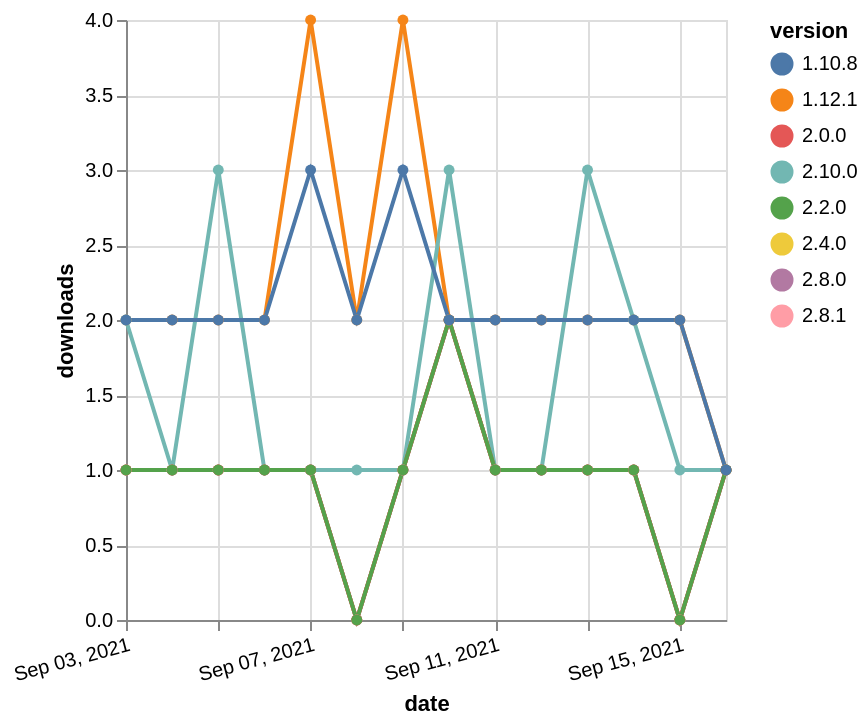

Write a Vega-Lite specification for this figure.
### Vega-Lite specification from a JSON file in a GitHub repository (floating-point values rounded to 4 significant figures)
{"$schema": "https://vega.github.io/schema/vega-lite/v5.json", "description": "A simple bar chart with embedded data.", "data": {"values": [{"date": "2021-09-03", "total": 251, "delta": 1, "version": "2.4.0"}, {"date": "2021-09-04", "total": 252, "delta": 1, "version": "2.4.0"}, {"date": "2021-09-05", "total": 253, "delta": 1, "version": "2.4.0"}, {"date": "2021-09-06", "total": 254, "delta": 1, "version": "2.4.0"}, {"date": "2021-09-07", "total": 255, "delta": 1, "version": "2.4.0"}, {"date": "2021-09-08", "total": 255, "delta": 0, "version": "2.4.0"}, {"date": "2021-09-09", "total": 256, "delta": 1, "version": "2.4.0"}, {"date": "2021-09-10", "total": 258, "delta": 2, "version": "2.4.0"}, {"date": "2021-09-11", "total": 259, "delta": 1, "version": "2.4.0"}, {"date": "2021-09-12", "total": 260, "delta": 1, "version": "2.4.0"}, {"date": "2021-09-13", "total": 261, "delta": 1, "version": "2.4.0"}, {"date": "2021-09-14", "total": 262, "delta": 1, "version": "2.4.0"}, {"date": "2021-09-15", "total": 262, "delta": 0, "version": "2.4.0"}, {"date": "2021-09-16", "total": 263, "delta": 1, "version": "2.4.0"}, {"date": "2021-09-03", "total": 159, "delta": 1, "version": "2.8.1"}, {"date": "2021-09-04", "total": 160, "delta": 1, "version": "2.8.1"}, {"date": "2021-09-05", "total": 161, "delta": 1, "version": "2.8.1"}, {"date": "2021-09-06", "total": 162, "delta": 1, "version": "2.8.1"}, {"date": "2021-09-07", "total": 163, "delta": 1, "version": "2.8.1"}, {"date": "2021-09-08", "total": 163, "delta": 0, "version": "2.8.1"}, {"date": "2021-09-09", "total": 164, "delta": 1, "version": "2.8.1"}, {"date": "2021-09-10", "total": 166, "delta": 2, "version": "2.8.1"}, {"date": "2021-09-11", "total": 167, "delta": 1, "version": "2.8.1"}, {"date": "2021-09-12", "total": 168, "delta": 1, "version": "2.8.1"}, {"date": "2021-09-13", "total": 169, "delta": 1, "version": "2.8.1"}, {"date": "2021-09-14", "total": 170, "delta": 1, "version": "2.8.1"}, {"date": "2021-09-15", "total": 170, "delta": 0, "version": "2.8.1"}, {"date": "2021-09-16", "total": 171, "delta": 1, "version": "2.8.1"}, {"date": "2021-09-03", "total": 2594, "delta": 2, "version": "1.12.1"}, {"date": "2021-09-04", "total": 2596, "delta": 2, "version": "1.12.1"}, {"date": "2021-09-05", "total": 2598, "delta": 2, "version": "1.12.1"}, {"date": "2021-09-06", "total": 2600, "delta": 2, "version": "1.12.1"}, {"date": "2021-09-07", "total": 2604, "delta": 4, "version": "1.12.1"}, {"date": "2021-09-08", "total": 2606, "delta": 2, "version": "1.12.1"}, {"date": "2021-09-09", "total": 2610, "delta": 4, "version": "1.12.1"}, {"date": "2021-09-10", "total": 2612, "delta": 2, "version": "1.12.1"}, {"date": "2021-09-11", "total": 2614, "delta": 2, "version": "1.12.1"}, {"date": "2021-09-12", "total": 2616, "delta": 2, "version": "1.12.1"}, {"date": "2021-09-13", "total": 2618, "delta": 2, "version": "1.12.1"}, {"date": "2021-09-14", "total": 2620, "delta": 2, "version": "1.12.1"}, {"date": "2021-09-15", "total": 2622, "delta": 2, "version": "1.12.1"}, {"date": "2021-09-16", "total": 2623, "delta": 1, "version": "1.12.1"}, {"date": "2021-09-03", "total": 178, "delta": 1, "version": "2.8.0"}, {"date": "2021-09-04", "total": 179, "delta": 1, "version": "2.8.0"}, {"date": "2021-09-05", "total": 180, "delta": 1, "version": "2.8.0"}, {"date": "2021-09-06", "total": 181, "delta": 1, "version": "2.8.0"}, {"date": "2021-09-07", "total": 182, "delta": 1, "version": "2.8.0"}, {"date": "2021-09-08", "total": 182, "delta": 0, "version": "2.8.0"}, {"date": "2021-09-09", "total": 183, "delta": 1, "version": "2.8.0"}, {"date": "2021-09-10", "total": 185, "delta": 2, "version": "2.8.0"}, {"date": "2021-09-11", "total": 186, "delta": 1, "version": "2.8.0"}, {"date": "2021-09-12", "total": 187, "delta": 1, "version": "2.8.0"}, {"date": "2021-09-13", "total": 188, "delta": 1, "version": "2.8.0"}, {"date": "2021-09-14", "total": 189, "delta": 1, "version": "2.8.0"}, {"date": "2021-09-15", "total": 189, "delta": 0, "version": "2.8.0"}, {"date": "2021-09-16", "total": 190, "delta": 1, "version": "2.8.0"}, {"date": "2021-09-03", "total": 135, "delta": 2, "version": "2.10.0"}, {"date": "2021-09-04", "total": 136, "delta": 1, "version": "2.10.0"}, {"date": "2021-09-05", "total": 139, "delta": 3, "version": "2.10.0"}, {"date": "2021-09-06", "total": 140, "delta": 1, "version": "2.10.0"}, {"date": "2021-09-07", "total": 141, "delta": 1, "version": "2.10.0"}, {"date": "2021-09-08", "total": 142, "delta": 1, "version": "2.10.0"}, {"date": "2021-09-09", "total": 143, "delta": 1, "version": "2.10.0"}, {"date": "2021-09-10", "total": 146, "delta": 3, "version": "2.10.0"}, {"date": "2021-09-11", "total": 147, "delta": 1, "version": "2.10.0"}, {"date": "2021-09-12", "total": 148, "delta": 1, "version": "2.10.0"}, {"date": "2021-09-13", "total": 151, "delta": 3, "version": "2.10.0"}, {"date": "2021-09-14", "total": 153, "delta": 2, "version": "2.10.0"}, {"date": "2021-09-15", "total": 154, "delta": 1, "version": "2.10.0"}, {"date": "2021-09-16", "total": 155, "delta": 1, "version": "2.10.0"}, {"date": "2021-09-03", "total": 333, "delta": 1, "version": "2.0.0"}, {"date": "2021-09-04", "total": 334, "delta": 1, "version": "2.0.0"}, {"date": "2021-09-05", "total": 335, "delta": 1, "version": "2.0.0"}, {"date": "2021-09-06", "total": 336, "delta": 1, "version": "2.0.0"}, {"date": "2021-09-07", "total": 337, "delta": 1, "version": "2.0.0"}, {"date": "2021-09-08", "total": 337, "delta": 0, "version": "2.0.0"}, {"date": "2021-09-09", "total": 338, "delta": 1, "version": "2.0.0"}, {"date": "2021-09-10", "total": 340, "delta": 2, "version": "2.0.0"}, {"date": "2021-09-11", "total": 341, "delta": 1, "version": "2.0.0"}, {"date": "2021-09-12", "total": 342, "delta": 1, "version": "2.0.0"}, {"date": "2021-09-13", "total": 343, "delta": 1, "version": "2.0.0"}, {"date": "2021-09-14", "total": 344, "delta": 1, "version": "2.0.0"}, {"date": "2021-09-15", "total": 344, "delta": 0, "version": "2.0.0"}, {"date": "2021-09-16", "total": 345, "delta": 1, "version": "2.0.0"}, {"date": "2021-09-03", "total": 218, "delta": 1, "version": "2.2.0"}, {"date": "2021-09-04", "total": 219, "delta": 1, "version": "2.2.0"}, {"date": "2021-09-05", "total": 220, "delta": 1, "version": "2.2.0"}, {"date": "2021-09-06", "total": 221, "delta": 1, "version": "2.2.0"}, {"date": "2021-09-07", "total": 222, "delta": 1, "version": "2.2.0"}, {"date": "2021-09-08", "total": 222, "delta": 0, "version": "2.2.0"}, {"date": "2021-09-09", "total": 223, "delta": 1, "version": "2.2.0"}, {"date": "2021-09-10", "total": 225, "delta": 2, "version": "2.2.0"}, {"date": "2021-09-11", "total": 226, "delta": 1, "version": "2.2.0"}, {"date": "2021-09-12", "total": 227, "delta": 1, "version": "2.2.0"}, {"date": "2021-09-13", "total": 228, "delta": 1, "version": "2.2.0"}, {"date": "2021-09-14", "total": 229, "delta": 1, "version": "2.2.0"}, {"date": "2021-09-15", "total": 229, "delta": 0, "version": "2.2.0"}, {"date": "2021-09-16", "total": 230, "delta": 1, "version": "2.2.0"}, {"date": "2021-09-03", "total": 2432, "delta": 2, "version": "1.10.8"}, {"date": "2021-09-04", "total": 2434, "delta": 2, "version": "1.10.8"}, {"date": "2021-09-05", "total": 2436, "delta": 2, "version": "1.10.8"}, {"date": "2021-09-06", "total": 2438, "delta": 2, "version": "1.10.8"}, {"date": "2021-09-07", "total": 2441, "delta": 3, "version": "1.10.8"}, {"date": "2021-09-08", "total": 2443, "delta": 2, "version": "1.10.8"}, {"date": "2021-09-09", "total": 2446, "delta": 3, "version": "1.10.8"}, {"date": "2021-09-10", "total": 2448, "delta": 2, "version": "1.10.8"}, {"date": "2021-09-11", "total": 2450, "delta": 2, "version": "1.10.8"}, {"date": "2021-09-12", "total": 2452, "delta": 2, "version": "1.10.8"}, {"date": "2021-09-13", "total": 2454, "delta": 2, "version": "1.10.8"}, {"date": "2021-09-14", "total": 2456, "delta": 2, "version": "1.10.8"}, {"date": "2021-09-15", "total": 2458, "delta": 2, "version": "1.10.8"}, {"date": "2021-09-16", "total": 2459, "delta": 1, "version": "1.10.8"}]}, "width": "container", "mark": {"type": "line", "point": {"filled": true}}, "encoding": {"x": {"field": "date", "type": "temporal", "timeUnit": "yearmonthdate", "title": "date", "axis": {"labelAngle": -15}}, "y": {"field": "delta", "type": "quantitative", "title": "downloads"}, "color": {"field": "version", "type": "nominal"}, "tooltip": {"field": "delta"}}}
